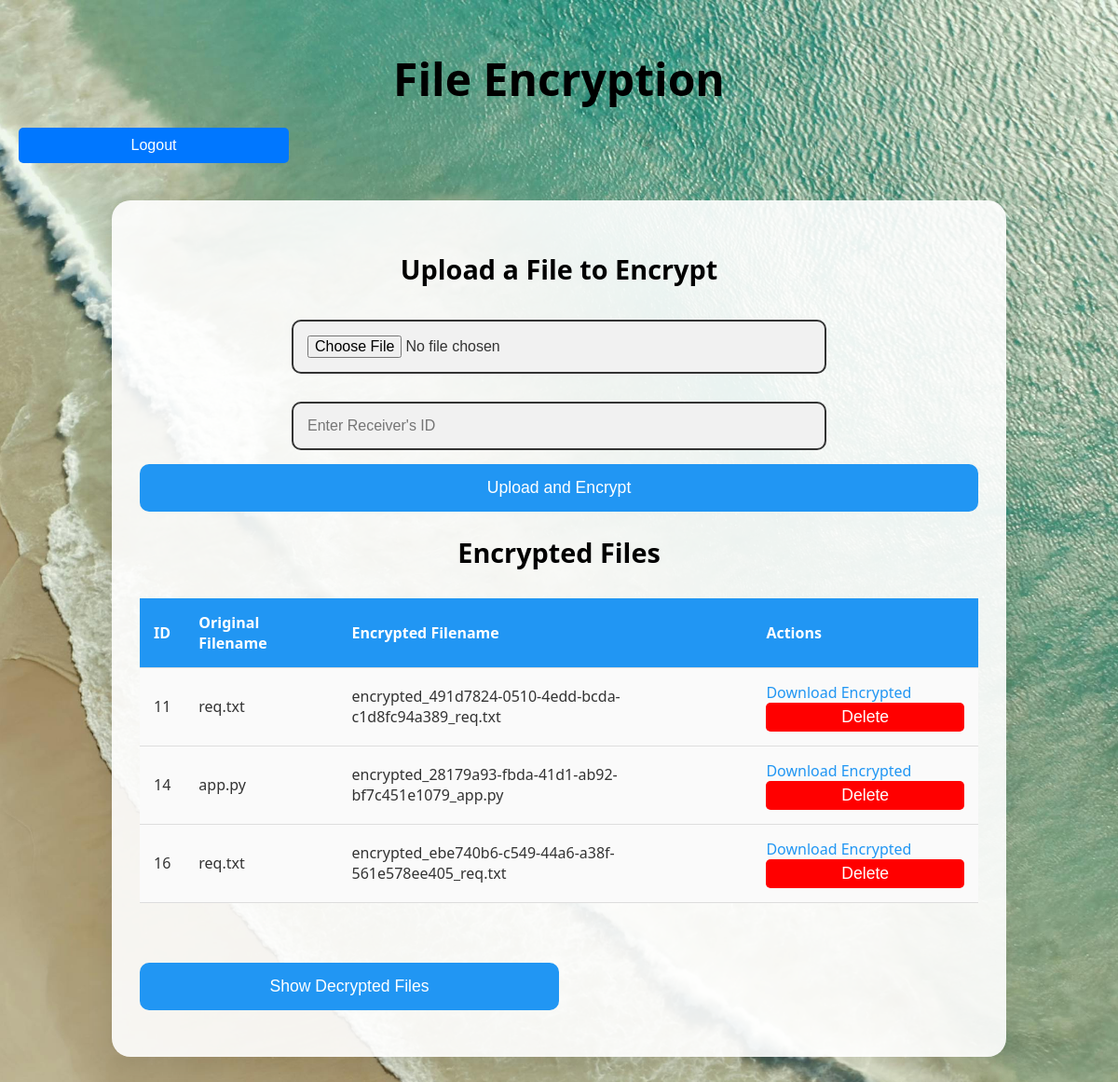
/dashboard, run on the app's committed database.
### tables this page shows
CREATE TABLE files (                        id INTEGER PRIMARY KEY AUTOINCREMENT,                        original_filename TEXT,                        encrypted_filename TEXT,                        decrypted_filename TEXT, user_id INTEGER, recv_id INTEGER);

### app.py (the view)
@app.route('/dashboard', methods=['GET'])
@token_required
def dashboard():
    conn = sqlite3.connect('users.db')
    cursor = conn.cursor()
    global curr_user
    curr_user = request.headers.get('id')
    print(curr_user)
    cursor.execute('SELECT id, original_filename, encrypted_filename FROM files')
    files = [dict(id=row[0], original_filename=row[1], encrypted_filename=row[2]) for row in cursor.fetchall()]
    conn.close()
    return render_template('dashboard.html', files=files)

### app.py (called while the page is built)
def get_db_connection():
    conn = sqlite3.connect('users.db')
    conn.row_factory = sqlite3.Row
    return conn

def token_required(f):
    @wraps(f)
    def decorated(*args, **kwargs):
        token = request.headers.get('Authorization')
        id = request.headers.get('id')
        curr_user = id
        conn = get_db_connection()
        jwt_token = conn.execute('SELECT jwt FROM users WHERE id = ?',(id,))
        jwt_token = jwt_token.fetchone()
        if jwt_token:
            print(jwt_token['jwt'])
            if jwt_token == token:
                conn.close()
        return f(*args, **kwargs)
    return decorated

### templates/dashboard.html (shortened to what this page needs)
<!doctype html>
<html lang="en">
<head>
</head>
<body>
    <h1>File Encryption</h1>
    <div class="nav-button">
        <button class="btn" id="logoutBtn">Logout</button>
    </div>
    <div class="container">
        <h2>Upload a File to Encrypt</h2>
        <form method="POST" enctype="multipart/form-data">
            <input type="file" name="data_file" required>
            <input type="text" name="recv" placeholder="Enter Receiver's ID" required>
            <button type="submit">Upload and Encrypt</button>
        </form>
        <h2>Encrypted Files</h2>
        <table>
            <tr>
                <th>ID</th>
                <th>Original Filename</th>
                <th>Encrypted Filename</th>
                <th>Actions</th>
            </tr>
            {% for file in files %}
            <tr>
                <td>{{ file['id'] }}</td>
                <td>{{ file['original_filename'] }}</td>
                <td>{{ file['encrypted_filename'] }}</td>
                <td>
                    <a href="/download/{{ file['encrypted_filename'] }}">Download Encrypted</a>
                    <form method="POST" action="/delete/{{ file['id'] }}" style="display:inline;">
                        <button type="submit"
                            style="background-color: red; color: white; border: none; padding: 5px 10px; cursor: pointer; border-radius: 5px;">
                            Delete
                        </button>
                    </form>
                </td>
            </tr>
            {% endfor %}
        </table>
        <br><br>
        <button class="redirect-btn" onclick="window.location.href='/decrypted-files'">Show Decrypted Files</button>
    </div>
</body>
</html>

### templates/dashboard.html (style rules this page uses)
body { font-family: 'Segoe UI', Tahoma, Geneva, Verdana, sans-serif; margin: 0; padding: 20px; background: url('/static/image1.jpg') no-repeat center center fixed; background-size: cover; color: #333; }
h1 { text-align: center; color: black; font-size: 3rem; margin-bottom: 20px; }
.container { width: 80%; max-width: 900px; margin: 40px auto; padding: 30px; background-color: rgba(255, 255, 255, 0.9); border-radius: 20px; box-shadow: 0 10px 30px rgba(0, 0, 0, 0.1); }
h2 { text-align: center; color: black; font-size: 1.8rem; margin-bottom: 20px; }
form { text-align: center; }
input[type="file"] { padding: 15px; margin: 15px 0; width: 60%; border: 2px solid #333; border-radius: 10px; outline: none; background-color: #f1f1f1; color: #333; font-size: 1rem; }
input[type="text"] { padding: 15px; margin: 15px 0; width: 60%; border: 2px solid #333; border-radius: 10px; outline: none; background-color: #f1f1f1; color: #333; font-size: 1rem; }
button { padding: 15px 30px; background-color: #2196f3; color: white; border: none; border-radius: 10px; cursor: pointer; width: 100%; font-size: 1.1rem; transition: background-color 0.3s ease-in-out; }
table { width: 100%; margin-top: 30px; border-collapse: collapse; }
th, td { padding: 15px; text-align: left; border-bottom: 1px solid #ddd; font-size: 1rem; }
th { background-color: #2196f3; color: white; font-weight: 600; }
td { background-color: #fafafa; color: #333; }
a { color: #2196f3; text-decoration: none; font-weight: 500; }
button.redirect-btn { width: 50%; margin: 20px auto; background-color: #2196f3; color: white; border: none; border-radius: 10px; padding: 15px; font-size: 1.1rem; cursor: pointer; }
.nav-button .btn { padding: 10px 20px; font-size: 16px; border-radius: 5px; cursor: pointer; border: none; background-color: #0077ff; color: white; transition: background-color 0.3s ease; max-width: 25%; }

### data on the page
files: id "11", original_filename "req.txt", encrypted_filename "encrypted_491d7824-0510-4edd-bcda-c1d8fc94a389_req.txt"
files: id "14", original_filename "app.py", encrypted_filename "encrypted_28179a93-fbda-41d1-ab92-bf7c451e1079_app.py"
files: id "16", original_filename "req.txt", encrypted_filename "encrypted_ebe740b6-c549-44a6-a38f-561e578ee405_req.txt"
